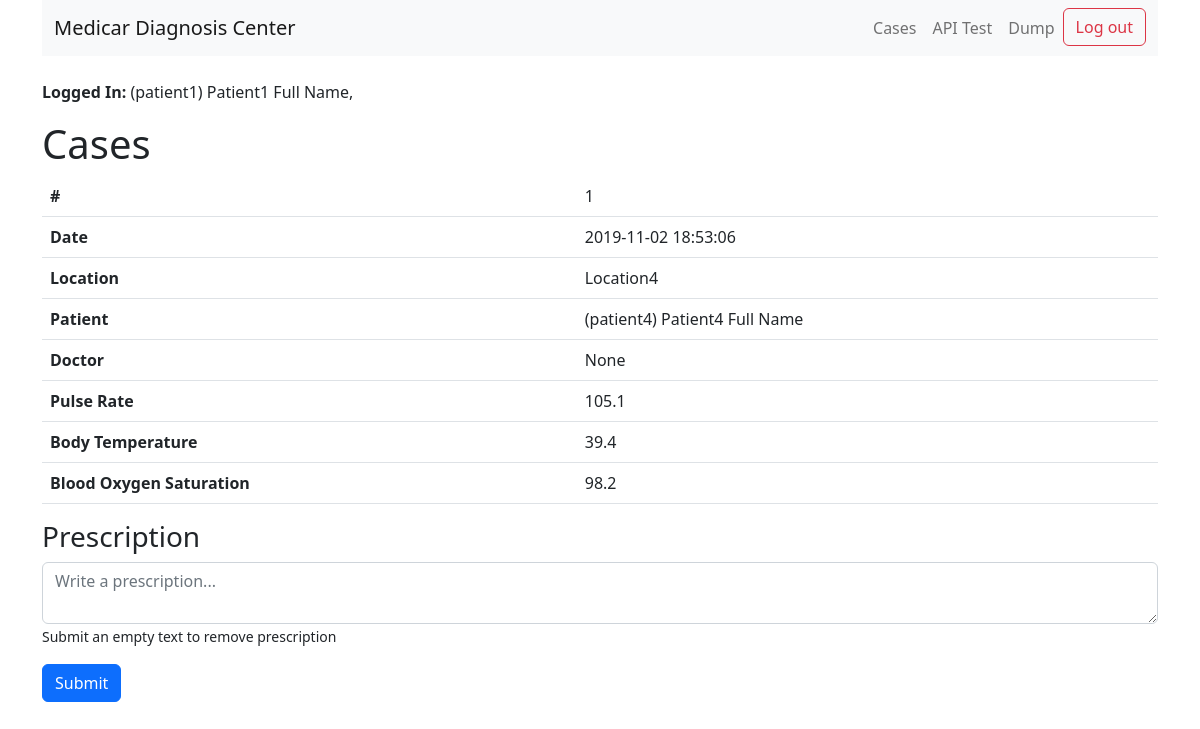
Screenshot of /cases/1 (signed in) with the database file from the repository.
### schema.py (models this page shows, shortened)
class User(db.Model):
    id = db.Column(db.Integer, primary_key = True)
    username = db.Column(db.String(36))
    password = db.Column(db.String(128))
    user_type = db.Column(db.String(128))
    name = db.Column(db.String(256))
    __mapper_args__ = {"polymorphic_on" : user_type}
    @property
    def is_active(self):
        return True
    @property
    def is_authenticated(self):
        return self.is_active

class Case(db.Model):
    id = db.Column(db.Integer, primary_key = True)
    time = db.Column(db.DateTime)
    patient_id = db.Column(db.Integer, ForeignKey("user.id"))
    doctor_id = db.Column(db.Integer, ForeignKey("user.id"))
    pulse_rate = db.Column(db.Float)
    body_temperature = db.Column(db.Float)
    blood_oxygen_saturation = db.Column(db.Float)
    prescription = db.Column(db.String(512))
    location = db.Column(db.String(256))

### app.py (the view)
@app.route("/cases/<case_id>", methods=['GET'])
@login_required
def show_view_case(case_id):
    case = Case.query.get(case_id)
    patient = Patient.query.get(case.patient_id)
    doctor = Doctor.query.get(case.doctor_id)
    return render_template("diagnosis.html", case=case, patient=patient, doctor=doctor)

### app.py (called while the page is built)
@login_manager.user_loader
def load_user(user_id):
    return User.query.get(user_id)

### templates/diagnosis.html (shortened to what this page needs)
{% extends "base.html" %}
{% block content %}
<h1>Cases</h1>
<table class="table">
    <tr><td><b>#</b></td><td>{{ case.id }}</td></tr>
    <tr><td><b>Date</b></td><td>{{ case.time.strftime("%Y-%m-%d %H:%M:%S") }}</td></tr>
    <tr><td><b>Location<b></td><td>{{ case.location }}</td></tr>
    <tr><td><b>Patient</b></td><td>({{ patient.username }}) {{ patient.name }}</td></tr>
    <tr><td><b>Doctor</b></td><td>
    {% if doctor is not none %}
    ({{ doctor.username }}) {{ doctor.name }}, {{ doctor.affiliation }}
    {% else %}
    None
    {% endif %}
    </td></tr>
    <tr><td><b>Pulse Rate</b></td><td>{{ case.pulse_rate }}</td></tr>
    <tr><td><b>Body Temperature</b></td><td>{{ case.body_temperature }}</td></tr>
    <tr><td><b>Blood Oxygen Saturation</b></td><td>{{ case.blood_oxygen_saturation }}</td></tr>
</table>
<form method="post" action="/cases/{{ case.id }}/prescription">
    <div class="mb-3">
        <label for="prescriptionField"><h3>Prescription</h3></label>
        <textarea class="form-control" name="prescription" placeholder="Write a prescription..." id="prescriptionField">{{ case.prescription }}</textarea>
        <small>Submit an empty text to remove prescription</small>
    </div>
    <input class="btn btn-primary" type="submit" value="Submit">
</form>
{% endblock %}

### templates/base.html (shortened to what this page needs)
<!DOCTYPE html>
<html lang="en" data-theme="light">
    <head>
        {% block head %}
        <link href="https://cdn.jsdelivr.net/npm/bootstrap@5.2.0-beta1/dist/css/bootstrap.min.css" rel="stylesheet">
        {% endblock %}
    </head>
    <body>
        <div class="container">
                {% if current_user.is_authenticated %}
                    {% block header %}
                    <nav class="navbar navbar-expand-lg bg-light">
                        <div class="container-fluid">
                            <span class="navbar-brand">Medicar Diagnosis Center</span>
                            <div class="collapse navbar-collapse flex-grow-0" id="navbarNav">
                            <ul class="navbar-nav text-right">
                                <li class="nav-item">
                                    <a class="nav-link" href="/cases">Cases</a>
                                </li>
                                <li class="nav-item">
                                    <a class="nav-link" href="/API/diagnosis">API Test</a>
                                </li>
                                <li class="nav-item">
                                    <a class="nav-link" href="/dump">Dump</a>
                                </li>
                                <li class="nav-item">
                                    <a href="/logout"><button type="button" class="btn btn-outline-danger">Log out</button></a>
                                </li>
                            </ul>
                            </div>
                        </div>
                    </nav>
                    <br>
                    <p><strong>Logged In:</strong> ({{ current_user.username }}) {{ current_user.name }}, {{ current_user.affiliation }}</p>
                    {% endblock %}
                {% endif %}
                {% block content %}{% endblock %}
        </div>
    </body>
</html>

### rows the page displays
User: username "patient1", name "Patient1 Full Name"
Case: id "1", time "2019-11-02 18:53:06", location "Location4", pulse_rate "105.1", body_temperature "39.4", blood_oxygen_saturation "98.2"
User: username "patient4", name "Patient4 Full Name"
